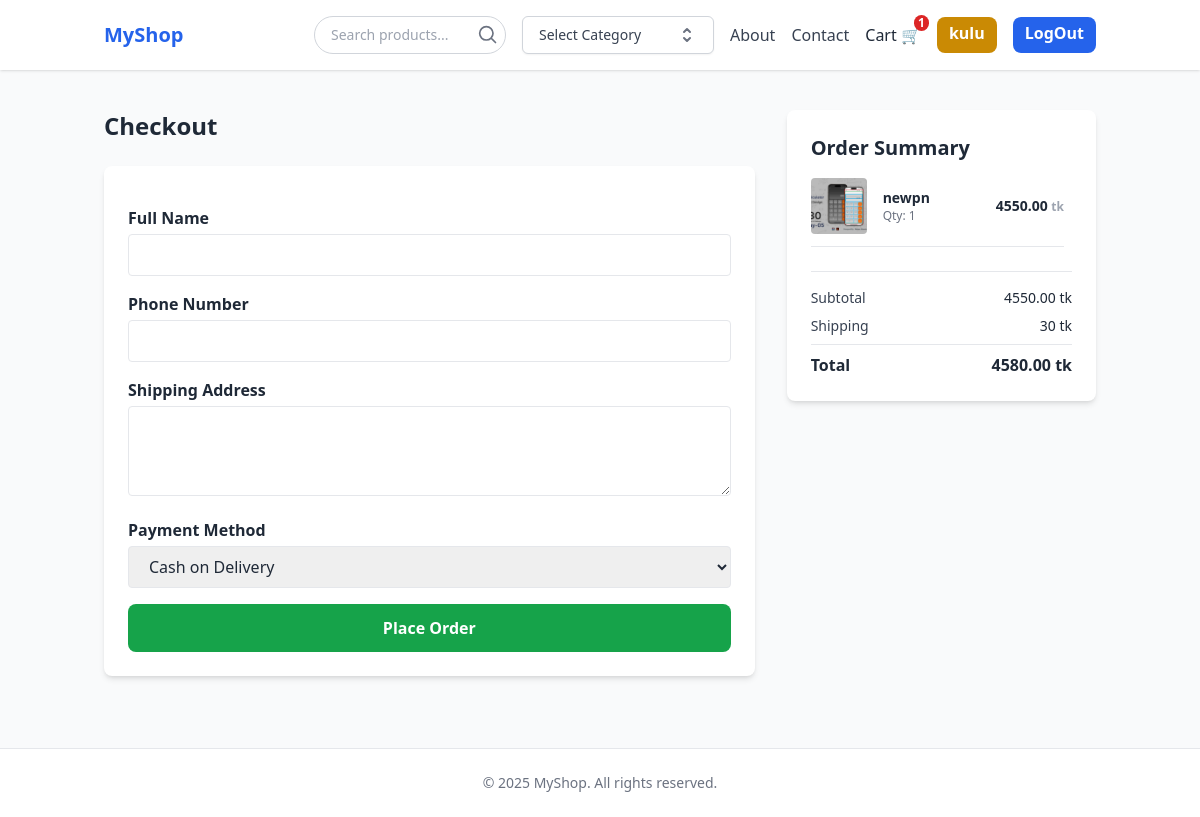
Screenshot of /checkout/ (signed in) with the database file from the repository.
### cart/models.py (models this page shows, shortened)
class CartItem(models.Model):
    cart = models.ForeignKey(Cart, on_delete=models.CASCADE, related_name='items')
    product = models.ForeignKey(Product, on_delete=models.CASCADE)
    quantity = models.PositiveIntegerField(default=1, validators=[MinValueValidator(1)])
    is_selected = models.BooleanField(default=True)
    added_at = models.DateTimeField(auto_now_add=True)

### store/models.py (models this page shows, shortened)
class Product(models.Model):
    name = models.CharField(max_length=100)
    price = models.DecimalField(max_digits=10, decimal_places=2)
    category = models.ForeignKey(Category, on_delete=models.CASCADE, default=1)
    description = models.CharField(max_length=255, blank=True, null=True)
    image = models.ImageField(upload_to='products/')
    on_sale = models.BooleanField(default=False)
    sale_price = models.DecimalField(default=0, max_digits=10, decimal_places=2)

### payments/views.py (the view)
# urls.py: path('', views.order_details, name='checkout'),
def order_details(request):
    cart = CartManager(request)
    cart_items, subtotal_price =cart.cart_products()
    shipping = 30 if subtotal_price!=0 else 0
    total = subtotal_price+shipping
    return render(request, 'payments/checkout.html', {'cart_products': cart_items, 'subtotal': subtotal_price, 'shipping': shipping, 'total': total})

### cart/cart.py (called while the page is built)
    def cart_products(self):
        cart_items = self.cart.items.select_related("product")
        total = self.checkout_totals(cart_items)
        return cart_items, total

    def checkout_totals(self, cart_items):
        return sum((p.product.sale_price if p.product.on_sale else p.product.price) * p.quantity for p in cart_items)

    def __getattr__(self, name):
        return getattr(self.cart, name)

### cart/context_processors.py (called while the page is built)
def cart(request):
    if request.user.is_authenticated and not request.user.is_staff:
        cart = loggedUserCart.objects.filter(user=request.user, is_active=True).order_by('-created_at').first()
        if not cart:
            cart = loggedUserCart.objects.create(user=request.user, is_active=True)
        return {
            'cart': cart,
            'prod_count': cart.cart_total_items,
        }
    else:
        cart = SessionCart(request)
        return {
            'cart': cart,
            'prod_count': sum(cart.cart.values()),
        }

### cart/models.py (called while the page is built)
    @property
    def cart_total_items(self):
        return self.items.aggregate(total=Sum('quantity'))['total'] or 0

### payments/templates/payments/checkout.html (shortened to what this page needs)
{% extends 'store/base.html' %}
{% block content %}
<div class="max-w-6xl mx-auto max-h-full px-4 py-10 grid grid-cols-1 lg:grid-cols-3 gap-8">
  <div class="lg:col-span-2">
    <h1 class="text-2xl font-bold mb-6">Checkout</h1>
    <form method="POST" action="" class="bg-white shadow-md rounded-lg p-6 space-y-4">
      <div>
        <label class="block font-semibold mb-1">Full Name</label>
        <input type="text" name="full_name" required class="w-full border rounded px-4 py-2">
      </div>
      <div>
        <label class="block font-semibold mb-1">Phone Number</label>
        <input type="text" name="phone" required class="w-full border rounded px-4 py-2">
      </div>
      <div>
        <label class="block font-semibold mb-1">Shipping Address</label>
        <textarea name="address" rows="3" required class="w-full border rounded px-4 py-2"></textarea>
      </div>
      <div>
        <label class="block font-semibold mb-1">Payment Method</label>
        <select name="payment_method" id="payment-method" class="w-full border rounded px-4 py-2">
          <option value="cod">Cash on Delivery</option>
        </select>
      </div>
      <button type="submit" class="w-full mt-4 bg-green-600 hover:bg-green-700 text-white py-3 rounded-lg font-semibold transition">
        Place Order
      </button>
    </form>
  </div>
  <div class="bg-white shadow-md rounded-lg p-6 sticky top-10 h-fit">
    <h2 class="text-xl font-bold mb-4">Order Summary</h2>
    <div class="space-y-4 max-h-[400px] overflow-y-auto pr-2">
      {% for item in cart_products %}
        <div class="flex items-center gap-4 border-b pb-3">
          <img src="{{ item.product.image.url }}" alt="Product" class="w-14 h-14 object-cover rounded">
          <div class="flex-1">
            <h3 class="text-sm font-semibold">{{ item.product.name }}</h3>
            <p class="text-xs text-gray-500">Qty: {{ item.quantity }}</p>
          </div>
          <div class="text-sm font-semibold text-gray-800">
            {% if item.product.on_sale %}
              {{ item.product.sale_price }}
            {% else %}
              {{ item.product.price }}
            {% endif %}
            <span class="text-xs text-gray-400">tk</span>
          </div>
        </div>
      {% endfor %}
    </div>
    <div class="mt-6 pt-4 border-t text-sm">
      <div class="flex justify-between mb-2">
        <span class="text-gray-700">Subtotal</span>
        <span>{{ subtotal }} tk</span>
      </div>
      <div class="flex justify-between mb-2">
        <span class="text-gray-700">Shipping</span>
        <span>{{ shipping }} tk</span>
      </div>
      <div class="flex justify-between font-bold text-base border-t pt-2">
        <span>Total</span>
        <span>{{ total }} tk</span>
      </div>
    </div>
  </div>
</div>
{% endblock %}

### store/templates/store/base.html (shortened to what this page needs)
{% load static %}
<!DOCTYPE html>
<html lang="en">
<head>
    <script src="https://cdn.tailwindcss.com"></script>
    <link rel="stylesheet" href="{% static 'store/style.css' %}">
</head>
<body class="flex flex-col min-h-screen bg-gray-50 text-gray-800">
    <header class="bg-white shadow">
        <div class="container mx-auto px-4 py-4 flex justify-between items-center">
            <a href="{% url 'home' %}" class="text-xl font-bold text-blue-600">MyShop</a>
            <nav class="flex items-center space-x-4">
                <form method="GET" action="{% url 'home' %}" class="relative w-48">
                    <input
                        type="text"
                        name="q"
                        placeholder="Search products..."
                        value="{{ request.GET.q }}"
                        class="w-full pl-4 pr-10 py-2 border border-gray-300 rounded-full text-sm focus:outline-none focus:ring-2 focus:ring-blue-400"
                    />
                    <button type="submit" class="absolute right-2 top-1/2 transform -translate-y-1/2 text-gray-500 hover:text-blue-600">
                        <svg xmlns="http://www.w3.org/2000/svg" class="h-5 w-5" fill="none"
                            viewBox="0 0 24 24" stroke="currentColor" stroke-width="2">
                            <path stroke-linecap="round" stroke-linejoin="round"
                                d="M21 21l-4.35-4.35M10 18a8 8 0 100-16 8 8 0 000 16z"/>
                        </svg>
                    </button>
                </form>
                <a href="" class="text-gray-700 hover:text-blue-500">
                    <div class="relative inline-block group">
                        <button class="inline-flex items-center justify-between w-48 px-4 py-2 bg-white border border-gray-300 rounded-md shadow-sm text-sm font-medium text-gray-700 hover:bg-gray-100">
                        Select Category
                        <svg class="w-5 h-5 ml-2 text-gray-500" xmlns="http://www.w3.org/2000/svg" fill="none" viewBox="0 0 20 20" stroke="currentColor">
                            <path stroke-linecap="round" stroke-linejoin="round" stroke-width="2" d="M7 7l3-3 3 3m0 6l-3 3-3-3" />
                        </svg>
                        </button>
                    </div>
                </a>
                <a href="" class="text-gray-700 hover:text-blue-500">About</a>
                <a href="" class="text-gray-700 hover:text-blue-500">Contact</a>
                <a href="{% url 'cart' %}" class="relative hover:text-blue-500">Cart 🛒
                    <span id="count" class="absolute -top-2 -right-2 inline-flex items-center justify-center px-1 py-0.5 text-xs font-bold leading-none text-white bg-red-600 rounded-full">
                        {{prod_count|default:0}}
                    </span>
                </a>
                {% if user.is_authenticated %}
                    <a href="{% url 'update-user' %}" class="text-white hover:bg-yellow-700 bg-yellow-600 font-semibold px-3 py-1 pb-2 rounded-lg">{{ user.username }}</a>
                    <a href="{% url 'logout' %}" class="text-white hover:bg-blue-700 bg-blue-600 font-semibold px-3 py-1 pb-2 rounded-lg">LogOut</a>
                {% else %}
                    <a href="{% url 'login' %}" class="text-white hover:bg-blue-700 bg-blue-600 font-semibold px-3 py-1 pb-2 rounded-lg">LogIn</a>
                    <a href="{% url 'register' %}" class="text-white hover:bg-blue-700 bg-blue-600 font-semibold px-3 py-1 pb-2 rounded-lg">Register</a>
                {% endif %}
            </nav>
        </div>
    </header>
    <div id="toast-container" class="fixed inset-0 flex flex-col items-center justify-center z-50 pointer-events-none">
    </div>
    <main class="container mx-auto">
        {% block content %}{% endblock %}
    </main>
    <footer class="bg-white border-t mt-8">
        <div class="container mx-auto px-4 py-6 text-center text-sm text-gray-500">
            &copy; {{ year|default:2025 }} MyShop. All rights reserved.
        </div>
    </footer>
</body>
</html>

### rows the page displays
CartItem: product.image (picture), product.name "newpn", quantity "1", product.sale_price "4550.00"

### other values shown
{{ prod_count|default:0 }} "1"
{{ user.username }} "kulu"
{{ subtotal }} "4550.00"
{{ shipping }} "30"
{{ total }} "4580.00"
{{ year|default:2025 }} "2025"
